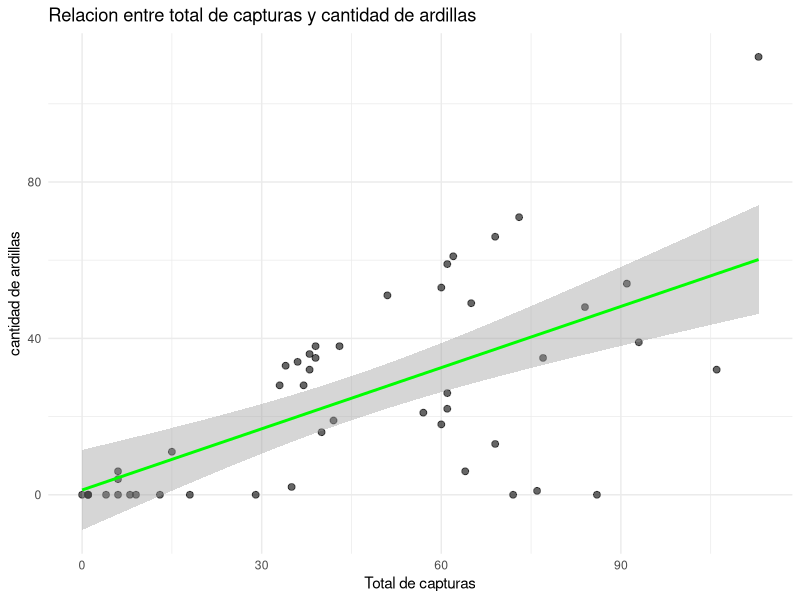
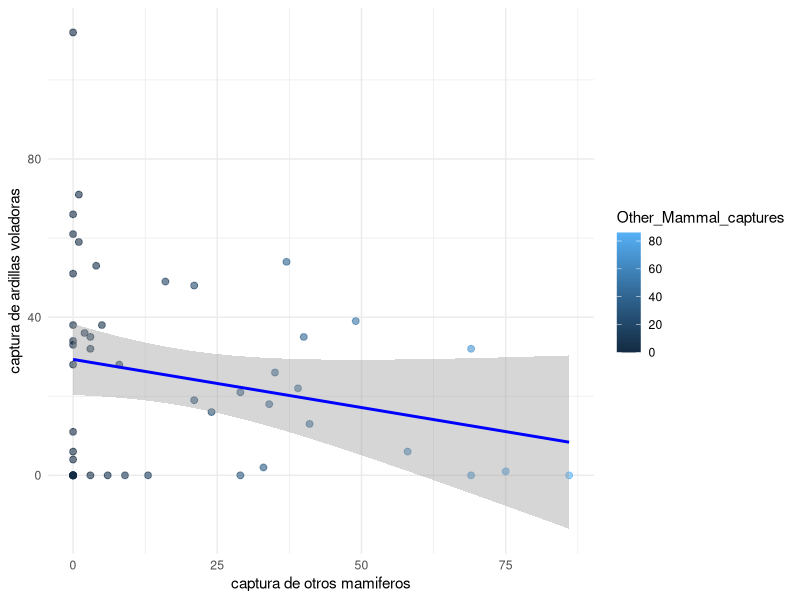
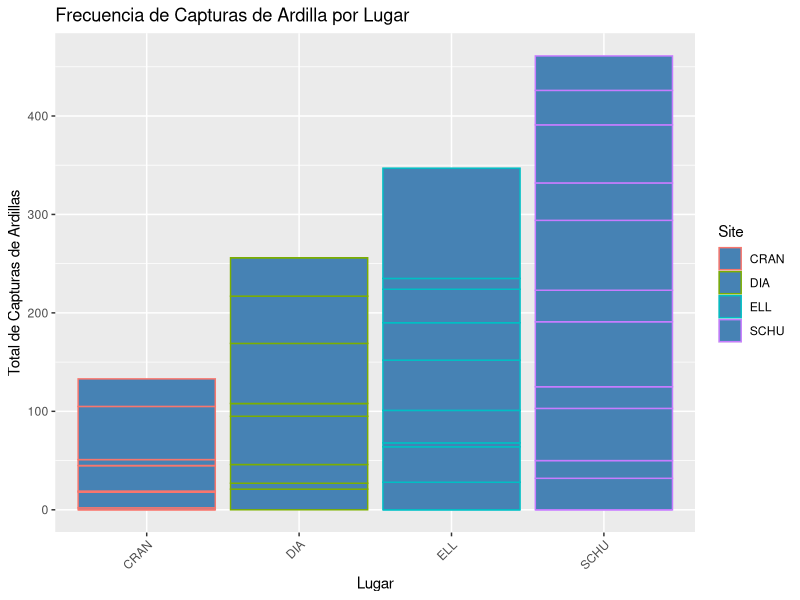

Source code (R) for these figures, in order:
## ---- chunk 1
knitr::opts_chunk$set(echo = TRUE)
## ---- chunk 2
library(tidyverse)
## ---- chunk 3
data <- read.csv("Data.csv", row.names = NULL)
location <- read.csv("Location.csv", row.names = NULL)
## ---- chunk 4
knitr::kable(head(data, 10), align = 'c', caption = "Tabla 1: Diez primeras filas de la tabla de avistamientos")
knitr::kable(head(location, 10), align = 'c', caption = "Tabla 2: Diez primeras filas de la tabla de las cámaras")
## ---- chunk 5
h1data <- data %>% 
  select(FlyingSquirrel_captures,
         Total_captures)
## ---- chunk 6
knitr::kable(head(h1data, 10), align = 'c', caption = "Tabla 3: Diez primeras filas de la hipótesis 1")
## ---- chunk 7
h2data <- data %>% 
  select(FlyingSquirrel_captures,
         Other_Mammal_captures)
## ---- chunk 8
knitr::kable(head(h2data, 10), align = 'c', caption = "Tabla 4: Diez primeras filas de la hipotesis 2")
## ---- chunk 9
h3data <- data %>% 
  select(Site,
         FlyingSquirrel_captures)
## ---- chunk 10
knitr::kable(head(h3data, 15), align = 'c', caption = "Tabla 5: Quince primeras filas hipótesis 3")
## ---- chunk 11
ttesth1 <- t.test(h1data$Total_captures, 
                  h1data$FlyingSquirrel_captures, 
                  paired = TRUE)
print(ttesth1)
## ---- chunk 12
graficoh1 <- ggplot(h1data, aes(x = Total_captures, y = FlyingSquirrel_captures)) +
   geom_point(alpha = 0.6, size = 2) +
  geom_smooth(method = "lm", se = TRUE, color = "green") +
  labs(title = "Relacion entre total de capturas y cantidad de ardillas ", 
       x = "Total de capturas",
       y = "cantidad de ardillas") +
  theme_minimal()
## ---- chunk 13
ttesth2 <- t.test(h2data$Other_Mammal_captures, 
                  h2data$FlyingSquirrel_captures, 
                  paired = TRUE)
print(ttesth2)
## ---- chunk 14
anovah3 <- aov(FlyingSquirrel_captures ~ Site, data = h3data)
print(anovah3)    
## ---- chunk 15
summary(anovah3)
## ---- chunk 16
prueba_tukeyh3 <- TukeyHSD(anovah3)
## ---- chunk 17
print(graficoh1)
## ---- chunk 18
ggplot(h2data, aes(x = Other_Mammal_captures, y = FlyingSquirrel_captures, color = Other_Mammal_captures)) +
  geom_point(alpha = 0.6, size = 2) +
  geom_smooth(method = "lm", se = TRUE, color = "blue") +
  labs(tittle = "relacion entre captura de ardillas y otros mamiferos",
       x = "captura de otros mamiferos",
       y = "captura de ardillas voladoras") +
  theme_minimal()
## ---- chunk 19
graficoh3 <- h3data %>%
  ggplot(aes(x = Site, y = FlyingSquirrel_captures, color = Site)) +
  geom_bar(stat = "identity", fill = "steelblue") +
    labs(
    title = "Frecuencia de Capturas de Ardilla por Lugar",
    x = "Lugar",
    y = "Total de Capturas de Ardillas"
  ) +
    theme(axis.text.x = element_text(angle = 45, hjust = 1))
## ---- chunk 20
print(graficoh3)
